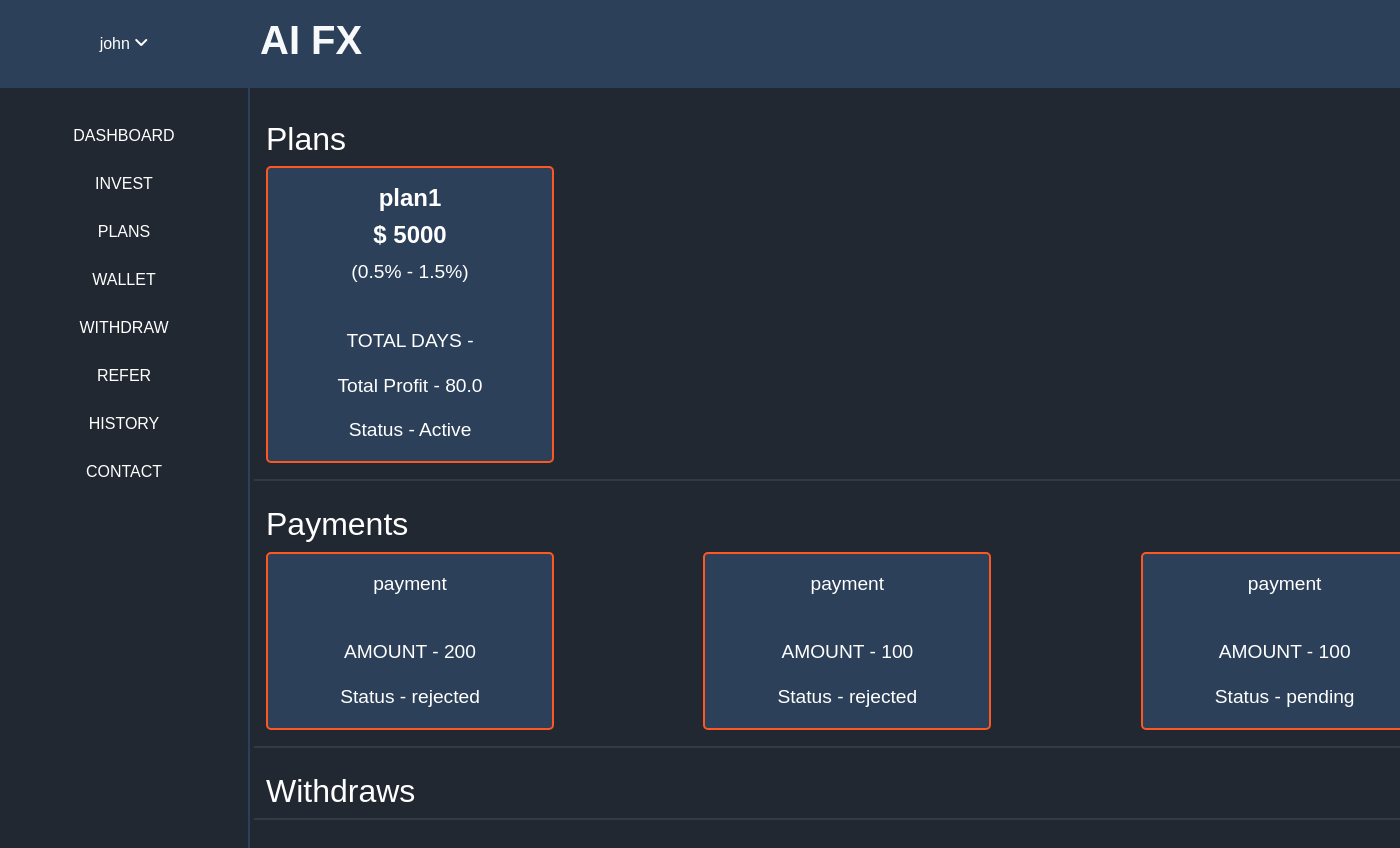
The app's page /dashboard/ (signed in) with its own data.
### home/models.py (models this page shows)
class User_plan(models.Model):
    user = models.ForeignKey(User, on_delete=models.CASCADE)
    plan = models.ForeignKey(Plans, on_delete=models.CASCADE)
    invested_amount = models.CharField(max_length=100)
    user_status = models.CharField(max_length=100)
    user_profit = models.CharField(max_length=100)

class Plans(models.Model):
    plan_name = models.CharField(max_length=100)
    plan_min_price = models.CharField(max_length=100)
    plan_max_price = models.CharField(max_length=100)
    plan_min_percentage = models.CharField(max_length=100)
    plan_max_percentage = models.CharField(max_length=100)

class Payment(models.Model):
    user = models.ForeignKey(User, on_delete=models.CASCADE)
    transaction_name = models.CharField(max_length=100)
    transaction_id = models.CharField(max_length=100)
    transaction_amount = models.CharField(max_length=100)
    transaction_status = models.CharField(max_length=100)

### home/views.py (the view)
# urls.py: path('dashboard/', login_required(views.Dashboard_view.as_view()), name='user_dashboard'),
class Dashboard_view(View):
    def get(self, request):
        user_plans = models.User_plan.objects.filter(user=request.user)
        payments = models.Payment.objects.filter(user=request.user)
        withdraws = models.Withdraw.objects.filter(user=request.user)
        context = {
            "user_plans": user_plans,
            "payments": payments,
            "withdraws": withdraws,
        }
        return render(request, 'user/index.html', context=context)

### templates/user/index.html (shortened to what this page needs)
{% extends 'user/base.html' %}
{% block content%}
<div class="row" style="border-bottom: 2px solid #343a40;">
    {% if user_plans %}
    <h1 class="h2"> Plans</h1>
    <br>
    {% for user_plan in user_plans %}
    {% if user_plan.invested_amount != "0" %}
    <div class="col-md">
        <div class="card text-white mb-3 custom-link" style="max-width: 18rem; text-decoration: none; border: 2px solid #ff5722; border-radius: 5px; transition: transform 0.2s; background-color: #2d4059;">
            <div class="card-body">
                <h4 class="card-title text-center"><strong>{{ user_plan.plan.plan_name }}</strong></h4>
                <h4 class="card-title text-center"><strong>$ {{ user_plan.invested_amount }}</strong></h4>
                <p class="card-text text-center" style="font-size: 1.2em;">({{ user_plan.plan.plan_min_percentage }}% - {{ user_plan.plan.plan_max_percentage }}%)</p>
                <br>
                <p class="card-text text-center" style="font-size: 1.2em;">TOTAL DAYS - </p>
                <p class="card-text text-center" style="font-size: 1.2em;">Total Profit - {{ user_plan.user_profit }}</p>
                <p class="card-text text-center" style="font-size: 1.2em;">Status - {{ user_plan.user_status }}</p>
            </div>
        </div>
    </div>
        {% endif %}
        {% endfor %}
        {% endif %}
        <br>
</div>
<br>
<div class="row"style="border-bottom: 2px solid #343a40;">
    {% if payments %}
    <h1 class="h2">Payments</h1>
    {% for payment in payments %}
    {% if payment.transaction_status != "approved" %}
    <div class="col-md">
    <div class="card text-white mb-3 custom-link" style="max-width: 18rem; text-decoration: none; border: 2px solid #ff5722; border-radius: 5px; transition: transform 0.2s; background-color: #2d4059;">
        <div class="card-body">
            <p class="card-text text-center" style="font-size: 1.2em;">payment</p>
            <br>
            <p class="card-text text-center" style="font-size: 1.2em;">AMOUNT - {{ payment.transaction_amount }}</p>
            <p class="card-text text-center" style="font-size: 1.2em;">Status - {{ payment.transaction_status }}</p>
        </div>
    </div>
    </div>
    {% endif %}
    {% endfor %}
    {% endif %}
</div>
<br>
<div class="row"style="border-bottom: 2px solid #343a40;">
    {% if withdraws %}
    <h1 class="h2">Withdraws</h1>
    {% endif %}
    {% endblock %}

### templates/user/navbar.html (shortened to what this page needs)
<div class="sidenav" style="background-color: #222831; border-right: 2px solid #2d4059;">
    <div class="sidenav-header py-3" style="background-color: #2d4059;">
        <div class="dropdown">
            <button onclick="myFunction()" class="dropbtn"> {{ user.username }} <i class="fa-solid fa-angle-down"></i></button>
          </div>
    </div>
    <ul style=" background-color: #222831;" class="py-4">
        <li class="list-item py-2">
            <a href="{% url 'user_dashboard' %}">
                DASHBOARD
            </a>
        </li>
          <li class="list-item py-2">
              <a href="{% url 'payment' %}">
                  INVEST
              </a>
          </li>
          <li class="list-item py-2">
              <a href="{% url 'plans' %}">
                  PLANS
              </a>
          </li>
          <li class="list-item py-2">
              <a href="{% url 'profit' %}">
                  WALLET
              </a>
          </li>
          <li class="list-item py-2">
            <a href="{% url 'withdraw' %}">
                WITHDRAW
            </a>
        </li>
        <li class="list-item py-2">
            <a href="{% url 'refer' %}">
                REFER
            </a>
        </li>
        <li class="list-item py-2">
            <a href="{% url 'history' action='payments' %}">
                HISTORY
            </a>
        </li>
        <li class="list-item py-2">
            <a href="{% url 'contact' %}">
                CONTACT
            </a>
        </li>
      </ul>
</div>

### static/css/styles.css (style rules this page uses)
body { margin: 0; padding: 0; font-family: Arial, sans-serif; }
.dropbtn { background-color: #3498DB; color: white; padding: 16px; font-size: 16px; border: none; cursor: pointer; }
.dropdown { position: relative; display: inline-block; }
.sidenav { height: 100%; width: 250px; position: fixed; top: 0; left: 0; background-color: #222831; overflow-x: hidden; transition: 0.5s; }
.sidenav-header { background-color: #ff5722; color: #fff; text-align: center; }
.sidenav ul { list-style: none; padding: 0; }
.sidenav ul li { text-align: center; }
.sidenav a { text-decoration: none; color: #fff; display: block; transition: 0.3s; }

### templates/user/base.html (style rules this page uses)
.sidenav { z-index: 1; }
.sidenav .dropdown .dropbtn { background-color: #2d4059; }
.dropdown { width: 100%; height: 100%; }
.dropdown .dropbtn { width: 100%; height: 100%; }
.sidenav a { padding: 0.25em 0; }

### records on screen
User_plan: plan.plan_name "plan1", invested_amount "5000", plan.plan_min_percentage "0.5", plan.plan_max_percentage "1.5", user_profit "80.0", user_status "Active"
Payment: transaction_amount "200", transaction_status "rejected"
Payment: transaction_amount "100", transaction_status "rejected"
Payment: transaction_amount "100", transaction_status "pending"

### other values on screen
{{ user.username }} "john"
